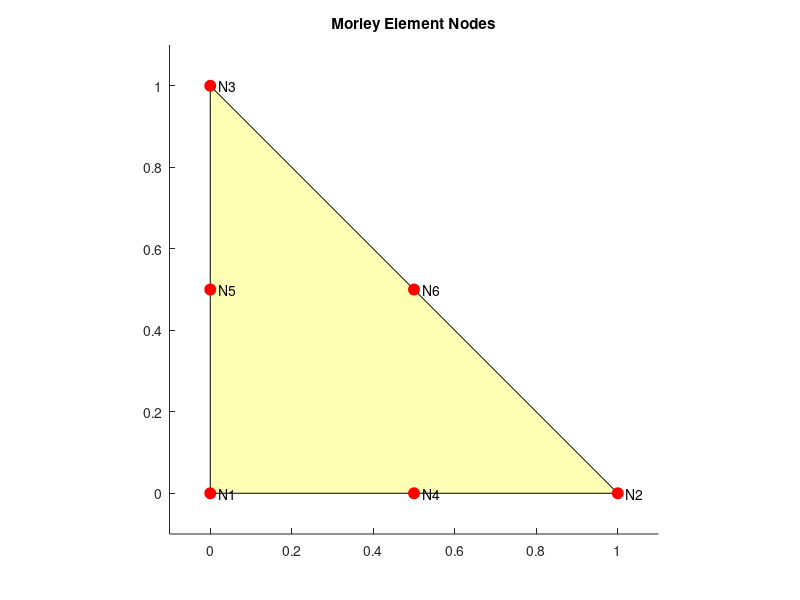

MATLAB code to generate this figure:
function [nodes, elements] = morley_basis()
    % Define the vertices of the reference triangle
    vertices = [0, 0; 1, 0; 0, 1];
    
    % Define the midpoints of the edges
    midpoints = (vertices([1 1 2], :) + vertices([2 3 3], :)) / 2;
    
    % Define the degrees of freedom (dofs) for the Morley element
    % 1-3: vertex values
    % 4-6: edge midpoints
    nodes = [vertices; midpoints];
    
    % Define the connectivity of the Morley element
    elements = [1 2 3 4 5 6];
    
    % Plot the reference triangle with nodes
    figure;
    hold on;
    fill(vertices(:,1), vertices(:,2), 'y', 'FaceAlpha', 0.3, 'EdgeColor', 'k');
    plot(nodes(:,1), nodes(:,2), 'ro', 'MarkerSize', 8, 'MarkerFaceColor', 'r');
    text(nodes(:,1) + 0.02, nodes(:,2), arrayfun(@(n) sprintf('N%d', n), 1:6, 'UniformOutput', false));
    xlim([-0.1 1.1]);
    ylim([-0.1 1.1]);
    axis equal;
    title('Morley Element Nodes');
    hold off;
end